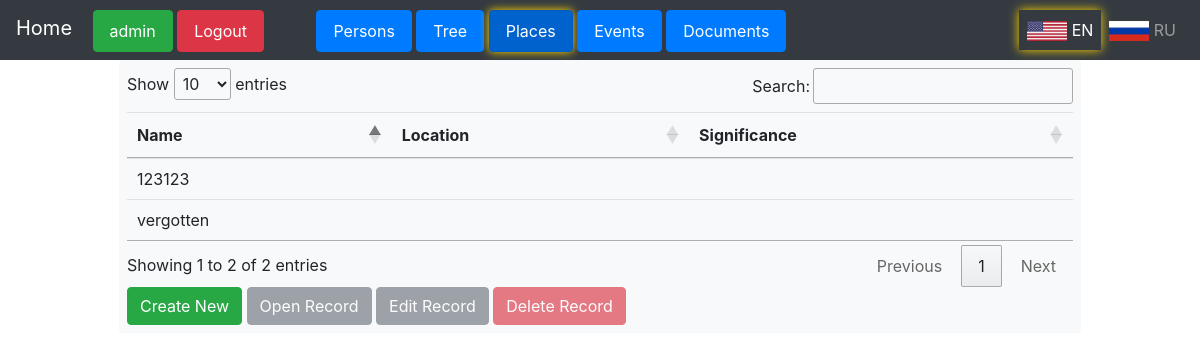
Before: /places/user/admin/places (signed in) with the older database file.
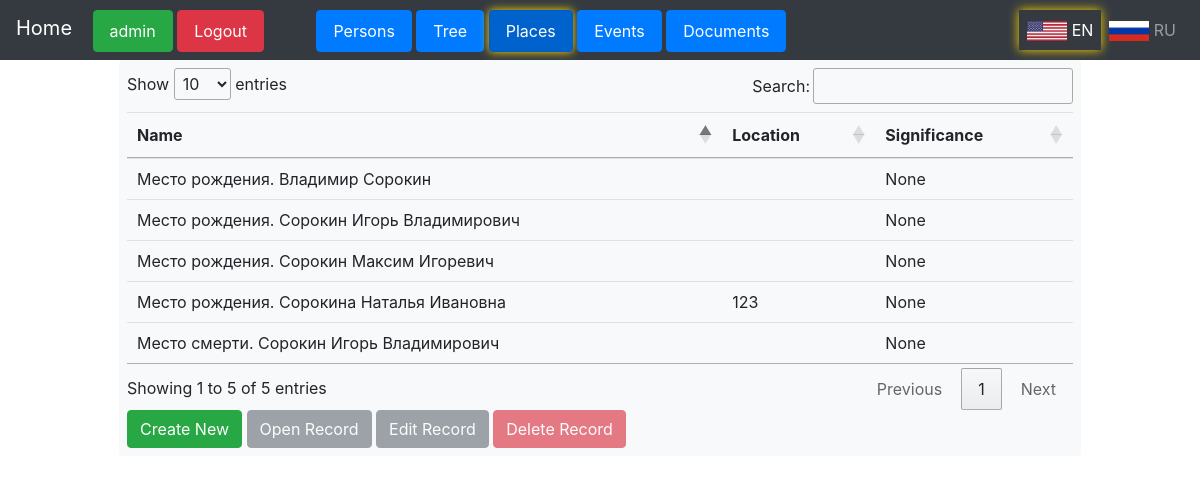
After: the same page with the newer database file.
### treeflaskapp/models.py (models this page shows)
class Place(db.Model):
    id = db.Column(db.Integer, primary_key=True)
    user_id = db.Column(db.Integer, db.ForeignKey('user.id'), nullable=False)
    name = db.Column(db.String(100))
    location = db.Column(db.String(200))
    significance = db.Column(db.Text)

### treeflaskapp/blueprint_places.py (the view)
@places.route('/user/<username>/places')
def places_view(username):
    if username == current_user.username:
        places = Place.query.filter_by(user_id=current_user.id).all()
        form = PlaceForm(user_language=g.user_language)  # create an instance of your form
        return render_template('places.html', places=places, form=form)
    else:
        return "Unauthorized", 403

### treeflaskapp/forms.py
class PlaceForm(FlaskForm):
    id = HiddenField()
    name = StringField(validators=[DataRequired()])
    location = StringField(validators=[Optional()])
    significance = TextAreaField(validators=[Optional()])
    submit = SubmitField()
    def __init__(self, user_language='en', *args, **kwargs):
        super().__init__(*args, **kwargs)
        self.user_language = user_language
        self.name.label.text = self.translate('Name')
        self.location.label.text = self.translate('Location')
        self.significance.label.text = self.translate('Significance')
        self.submit.label.text = self.translate('Submit')
    def translate(self, text):
        translations = {
            'en': {'Name': 'Name', 'Location': 'Location', 'Significance': 'Significance', 'Submit': 'Submit', 'This field is required.': 'This field is required.'},
            'ru': {'Name': 'Имя', 'Location': 'Местоположение', 'Significance': 'Значение', 'Submit': 'Отправить', 'This field is required.': 'Это поле обязательно для заполнения.'}
        }
        return translations.get(self.user_language, {}).get(text, text)

### treeflaskapp/templates/places.html (shortened to what this page needs)
{% extends "user_panel.html" %}
{% block content %}
<div class="container">
    <div class="form-container bg-light p-2 rounded">
        {% if places %}
        <table id="myTable" class="table">
            <thead>
                <tr>
                    <th>{{ form.name.label.text }}</th>
                    <th>{{ form.location.label.text }}</th>
                    <th>{{ form.significance.label.text }}</th>
                </tr>
            </thead>
            <tbody>
                {% for place in places %}
                <tr data-id="{{ place.id }}">
                    <td>{{ place.name }}</td>
                    <td>{{ place.location }}</td>
                    <td>{{ place.significance }}</td>
                </tr>
                {% endfor %}
            </tbody>
        </table>
        <button id="createBtn" class="btn btn-success" onclick="window.location.href='{{ url_for('places.create_place', username=session['username']) }}'">
            {{ 'Create New' if g.user_language == 'en' else 'Создать новую' }}
        </button>
        <button id="openBtn" class="btn btn-secondary" disabled onclick="editPlace()">{% if g.user_language == 'en' %}Open Record{% elif g.user_language == 'ru' %}Открыть запись{% endif %}</button>
        <button id="editBtn" class="btn btn-secondary" disabled onclick="editPlace()">{% if g.user_language == 'en' %}Edit Record{% elif g.user_language == 'ru' %}Редактировать запись{% endif %}</button>
        <button id="deleteBtn" class="btn btn-danger" disabled onclick="deletePlace()">{% if g.user_language == 'en' %}Delete Record{% elif g.user_language == 'ru' %}Удалить запись{% endif %}</button>
    {% endif %}
    </div>
</div>
<link rel="stylesheet" type="text/css" href="https://cdn.datatables.net/1.10.25/css/jquery.dataTables.min.css">
{% endblock %}

Changed rows visible on the page:
removed Place: name "vergotten"
no longer on this page (row edited): Place: name "123123"
added Place: name "Место рождения. Владимир Сорокин", significance "None"
added Place: name "Место рождения. Сорокин Игорь Владимирович", significance "None"
added Place: name "Место смерти. Сорокин Игорь Владимирович", significance "None"
added Place: name "Место рождения. Сорокина Наталья Ивановна", location "123", significance "None"
added Place: name "Место рождения. Сорокин Максим Игоревич", significance "None"
Other visible differences:
text written by a page script: "Show entries Search: Showing 1 to 2 of 2 entries Previous 1 Next" → "Show entries Search: Showing 1 to 5 of 5 entries Previous 1 Next"
